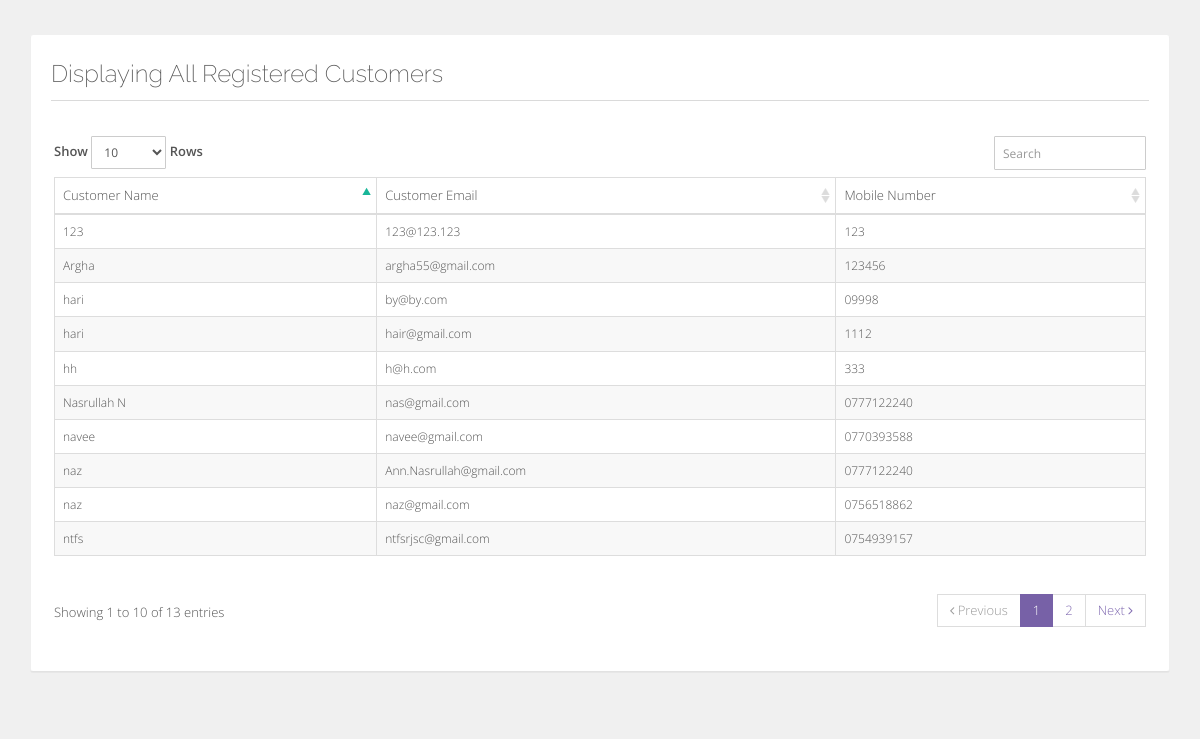
The page /web_sourcefiles/admin/all_customer.php on the database its author committed.
### tables this page shows
CREATE TABLE IF NOT EXISTS `users` (
  `user_id` int(11) NOT NULL AUTO_INCREMENT,
  `user_name` varchar(100) NOT NULL,
  `password` varchar(100) NOT NULL,
  `user_email` varchar(100) NOT NULL,
  `user_num` varchar(100) NOT NULL,
  `category` varchar(100) NOT NULL,
  PRIMARY KEY (`user_id`)
);

### web_sourcefiles/includes/database.class.php (the view, shortened to what this page needs)
<?php
class database
{
function __construct($pdo)
{
$this->pdo=$pdo;
}
function allCustomer()
{
$query=$this->pdo->prepare("SELECT  * FROM users where category ='client'");
$query->execute();
while($offers=$query->fetch(PDO::FETCH_OBJ))
	{
		print "<tr class='odd gradeX'>
					<td>$offers->user_name</td>
					<td>$offers->user_email</td>
					<td>$offers->user_num</td>
				</tr>";
	}
}
}
?>

### web_sourcefiles/admin/all_customer.php (shortened to what this page needs)
<?php
require_once('../includes/config.php');
require_once('../includes/database.class.php');
$db= new database($pdo);
?>
<!DOCTYPE html>
<html lang="en">
<head>
      <link rel="stylesheet" type="text/css" href="js/jquery.niftymodals/css/component.css" />
	<link href="js/bootstrap/dist/css/bootstrap.css" rel="stylesheet">
	<link rel="stylesheet" type="text/css" href="js/jquery.gritter/css/jquery.gritter.css" />
	<link rel="stylesheet" href="fonts/font-awesome-4/css/font-awesome.min.css">
	<link rel="stylesheet" type="text/css" href="js/jquery.nanoscroller/nanoscroller.css" />
  	<link rel="stylesheet" type="text/css" href="js/jquery.datatables/bootstrap-adapter/css/datatables.css" />
  <link href="js/jquery.icheck/skins/flat/green.css" rel="stylesheet">
	<link href="css/style.css" rel="stylesheet" />
</head>
<body>
<div id="cl-wrapper">
  <div class="container-fluid" id="pcont">
	<div class="cl-mcont">
	  <div class="row">
		  <div class="col-md-12">
					<div class="block-flat">
						<div class="header">
							<h3>Displaying All Registered Customers
                </h3>
						</div>
						<div class="content">
							<div class="table-responsive">
								<table class="table table-bordered" id="datatable" >
									<thead>
										<tr>
											<th>Customer Name</th>
											<th>Customer Email</th>
											<th>Mobile Number</th>
										</tr>
									</thead>
									<tbody>
										<?php
							$db->allCustomer();
							?>
									</tbody>
								</table>
							</div>
						</div>
					</div>
				</div>
			</div>
				</div>
	</div>
</div>
</body>
</html>

### rows shown on the page
users: user_name "Argha", user_email "argha55@gmail.com", user_num "123456"
users: user_name "Nasrullah N", user_email "nas@gmail.com", user_num "0777122240"
users: user_name "naz", user_email "Ann.Nasrullah@gmail.com", user_num "0777122240"
users: user_name "naz", user_email "naz@gmail.com", user_num "0756518862"
users: user_name "hari", user_email "by@by.com", user_num "09998"
users: user_name "hari", user_email "hair@gmail.com", user_num "1112"
users: user_name "hh", user_email "h@h.com", user_num "333"
users: user_name "123", user_email "123@123.123", user_num "123"
users: user_name "navee", user_email "navee@gmail.com", user_num "0770393588"
users: user_name "ntfs", user_email "ntfsrjsc@gmail.com", user_num "0754939157"
